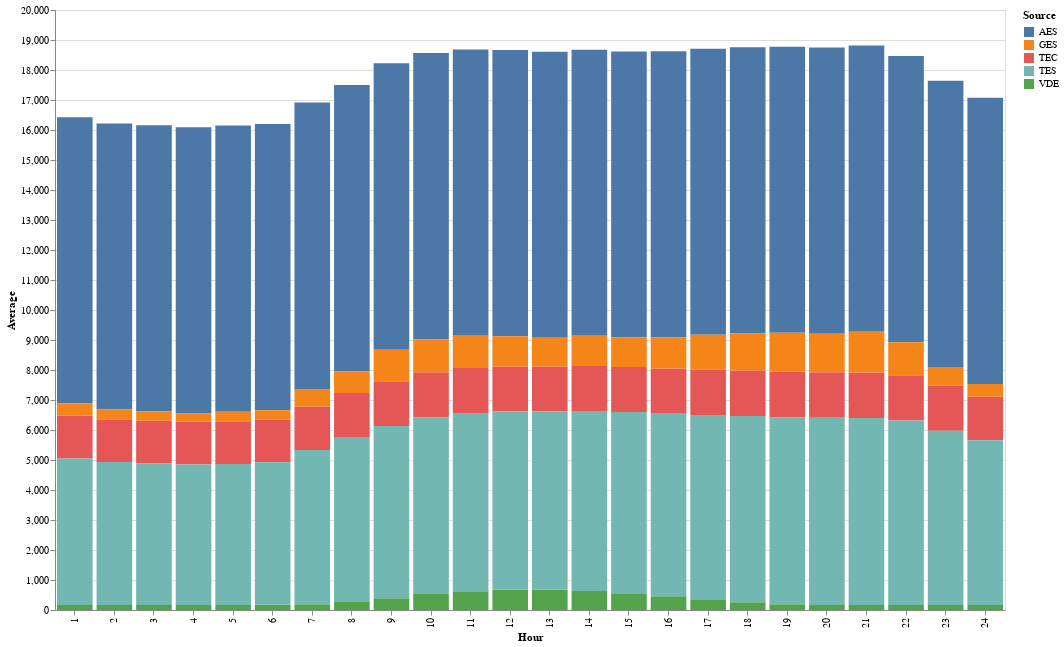

Here is the notebook cell this chart was saved with:
### Code cell
alt.Chart(hourly_gen_df).mark_bar().encode(
    x = alt.X('Hour:O'),
    y = alt.Y('Average:Q'),
    color = alt.Color('Source:N'),
).properties(width = 950, height = 600)

### Figure 1 — Vega-Lite specification as saved in the notebook (floating-point values rounded to 4 significant figures)
{"config": {"view": {"continuousWidth": 400, "continuousHeight": 300}}, "data": {"name": "data-c8b4ebb5fd3d1d48d4b2e3a89e1062ce"}, "mark": "bar", "encoding": {"color": {"type": "nominal", "field": "Source"}, "x": {"type": "ordinal", "field": "Hour"}, "y": {"type": "quantitative", "field": "Average"}}, "height": 600, "width": 950, "$schema": "https://vega.github.io/schema/vega-lite/v4.8.1.json", "datasets": {"data-c8b4ebb5fd3d1d48d4b2e3a89e1062ce": [{"Hour": 24, "Source": "AES", "Average": 9540.0}, {"Hour": 24, "Source": "TEC", "Average": 1445.0}, {"Hour": 24, "Source": "VDE", "Average": 165.0}, {"Hour": 24, "Source": "TES", "Average": 5495.0}, {"Hour": 24, "Source": "GES", "Average": 427.8}, {"Hour": 23, "Source": "AES", "Average": 9543.0}, {"Hour": 23, "Source": "TEC", "Average": 1500.0}, {"Hour": 23, "Source": "VDE", "Average": 164.2}, {"Hour": 23, "Source": "TES", "Average": 5808.0}, {"Hour": 23, "Source": "GES", "Average": 629.1}, {"Hour": 22, "Source": "AES", "Average": 9543.0}, {"Hour": 22, "Source": "TEC", "Average": 1513.0}, {"Hour": 22, "Source": "VDE", "Average": 163.6}, {"Hour": 22, "Source": "TES", "Average": 6150.0}, {"Hour": 22, "Source": "GES", "Average": 1099.0}, {"Hour": 21, "Source": "AES", "Average": 9542.0}, {"Hour": 21, "Source": "TEC", "Average": 1517.0}, {"Hour": 21, "Source": "VDE", "Average": 163.1}, {"Hour": 21, "Source": "TES", "Average": 6237.0}, {"Hour": 21, "Source": "GES", "Average": 1358.0}, {"Hour": 20, "Source": "AES", "Average": 9541.0}, {"Hour": 20, "Source": "TEC", "Average": 1518.0}, {"Hour": 20, "Source": "VDE", "Average": 167.1}, {"Hour": 20, "Source": "TES", "Average": 6243.0}, {"Hour": 20, "Source": "GES", "Average": 1284.0}, {"Hour": 19, "Source": "AES", "Average": 9537.0}, {"Hour": 19, "Source": "TEC", "Average": 1518.0}, {"Hour": 19, "Source": "VDE", "Average": 195.5}, {"Hour": 19, "Source": "TES", "Average": 6233.0}, {"Hour": 19, "Source": "GES", "Average": 1292.0}, {"Hour": 18, "Source": "AES", "Average": 9534.0}, {"Hour": 18, "Source": "TEC", "Average": 1516.0}, {"Hour": 18, "Source": "VDE", "Average": 261.1}, {"Hour": 18, "Source": "TES", "Average": 6204.0}, {"Hour": 18, "Source": "GES", "Average": 1242.0}, {"Hour": 17, "Source": "AES", "Average": 9533.0}, {"Hour": 17, "Source": "TEC", "Average": 1511.0}, {"Hour": 17, "Source": "VDE", "Average": 357.4}, {"Hour": 17, "Source": "TES", "Average": 6143.0}, {"Hour": 17, "Source": "GES", "Average": 1166.0}, {"Hour": 16, "Source": "AES", "Average": 9532.0}, {"Hour": 16, "Source": "TEC", "Average": 1505.0}, {"Hour": 16, "Source": "VDE", "Average": 459.4}, {"Hour": 16, "Source": "TES", "Average": 6081.0}, {"Hour": 16, "Source": "GES", "Average": 1048.0}, {"Hour": 15, "Source": "AES", "Average": 9533.0}, {"Hour": 15, "Source": "TEC", "Average": 1501.0}, {"Hour": 15, "Source": "VDE", "Average": 561.8}, {"Hour": 15, "Source": "TES", "Average": 6039.0}, {"Hour": 15, "Source": "GES", "Average": 978.0}, {"Hour": 14, "Source": "AES", "Average": 9534.0}, {"Hour": 14, "Source": "TEC", "Average": 1497.0}, {"Hour": 14, "Source": "VDE", "Average": 634.3}, {"Hour": 14, "Source": "TES", "Average": 5999.0}, {"Hour": 14, "Source": "GES", "Average": 1007.0}, {"Hour": 13, "Source": "AES", "Average": 9535.0}, {"Hour": 13, "Source": "TEC", "Average": 1493.0}, {"Hour": 13, "Source": "VDE", "Average": 676.2}, {"Hour": 13, "Source": "TES", "Average": 5949.0}, {"Hour": 13, "Source": "GES", "Average": 958.5}, {"Hour": 12, "Source": "AES", "Average": 9541.0}, {"Hour": 12, "Source": "TEC", "Average": 1496.0}, {"Hour": 12, "Source": "VDE", "Average": 675.2}, {"Hour": 12, "Source": "TES", "Average": 5949.0}, {"Hour": 12, "Source": "GES", "Average": 1003.0}, {"Hour": 11, "Source": "AES", "Average": 9545.0}, {"Hour": 11, "Source": "TEC", "Average": 1499.0}, {"Hour": 11, "Source": "VDE", "Average": 623.2}, {"Hour": 11, "Source": "TES", "Average": 5946.0}, {"Hour": 11, "Source": "GES", "Average": 1072.0}, {"Hour": 10, "Source": "AES", "Average": 9548.0}, {"Hour": 10, "Source": "TEC", "Average": 1501.0}, {"Hour": 10, "Source": "VDE", "Average": 529.5}, {"Hour": 10, "Source": "TES", "Average": 5897.0}, {"Hour": 10, "Source": "GES", "Average": 1088.0}, {"Hour": 9, "Source": "AES", "Average": 9550.0}, {"Hour": 9, "Source": "TEC", "Average": 1499.0}, {"Hour": 9, "Source": "VDE", "Average": 389.4}, {"Hour": 9, "Source": "TES", "Average": 5740.0}, {"Hour": 9, "Source": "GES", "Average": 1048.0}, {"Hour": 8, "Source": "AES", "Average": 9550.0}, {"Hour": 8, "Source": "TEC", "Average": 1489.0}, {"Hour": 8, "Source": "VDE", "Average": 266.0}, {"Hour": 8, "Source": "TES", "Average": 5477.0}, {"Hour": 8, "Source": "GES", "Average": 720.1}, {"Hour": 7, "Source": "AES", "Average": 9544.0}, {"Hour": 7, "Source": "TEC", "Average": 1449.0}, {"Hour": 7, "Source": "VDE", "Average": 194.4}, {"Hour": 7, "Source": "TES", "Average": 5139.0}, {"Hour": 7, "Source": "GES", "Average": 587.6}, {"Hour": 6, "Source": "AES", "Average": 9537.0}, {"Hour": 6, "Source": "TEC", "Average": 1426.0}, {"Hour": 6, "Source": "VDE", "Average": 173.4}, {"Hour": 6, "Source": "TES", "Average": 4753.0}, {"Hour": 6, "Source": "GES", "Average": 307.2}, {"Hour": 5, "Source": "AES", "Average": 9535.0}, {"Hour": 5, "Source": "TEC", "Average": 1426.0}, {"Hour": 5, "Source": "VDE", "Average": 165.1}, {"Hour": 5, "Source": "TES", "Average": 4698.0}, {"Hour": 5, "Source": "GES", "Average": 323.3}, {"Hour": 4, "Source": "AES", "Average": 9532.0}, {"Hour": 4, "Source": "TEC", "Average": 1424.0}, {"Hour": 4, "Source": "VDE", "Average": 164.2}, {"Hour": 4, "Source": "TES", "Average": 4685.0}, {"Hour": 4, "Source": "GES", "Average": 290.0}, {"Hour": 3, "Source": "AES", "Average": 9530.0}, {"Hour": 3, "Source": "TEC", "Average": 1425.0}, {"Hour": 3, "Source": "VDE", "Average": 164.7}, {"Hour": 3, "Source": "TES", "Average": 4722.0}, {"Hour": 3, "Source": "GES", "Average": 314.6}, {"Hour": 2, "Source": "AES", "Average": 9531.0}, {"Hour": 2, "Source": "TEC", "Average": 1425.0}, {"Hour": 2, "Source": "VDE", "Average": 164.8}, {"Hour": 2, "Source": "TES", "Average": 4773.0}, {"Hour": 2, "Source": "GES", "Average": 325.8}, {"Hour": 1, "Source": "AES", "Average": 9534.0}, {"Hour": 1, "Source": "TEC", "Average": 1429.0}, {"Hour": 1, "Source": "VDE", "Average": 164.2}, {"Hour": 1, "Source": "TES", "Average": 4883.0}, {"Hour": 1, "Source": "GES", "Average": 413.7}]}}
